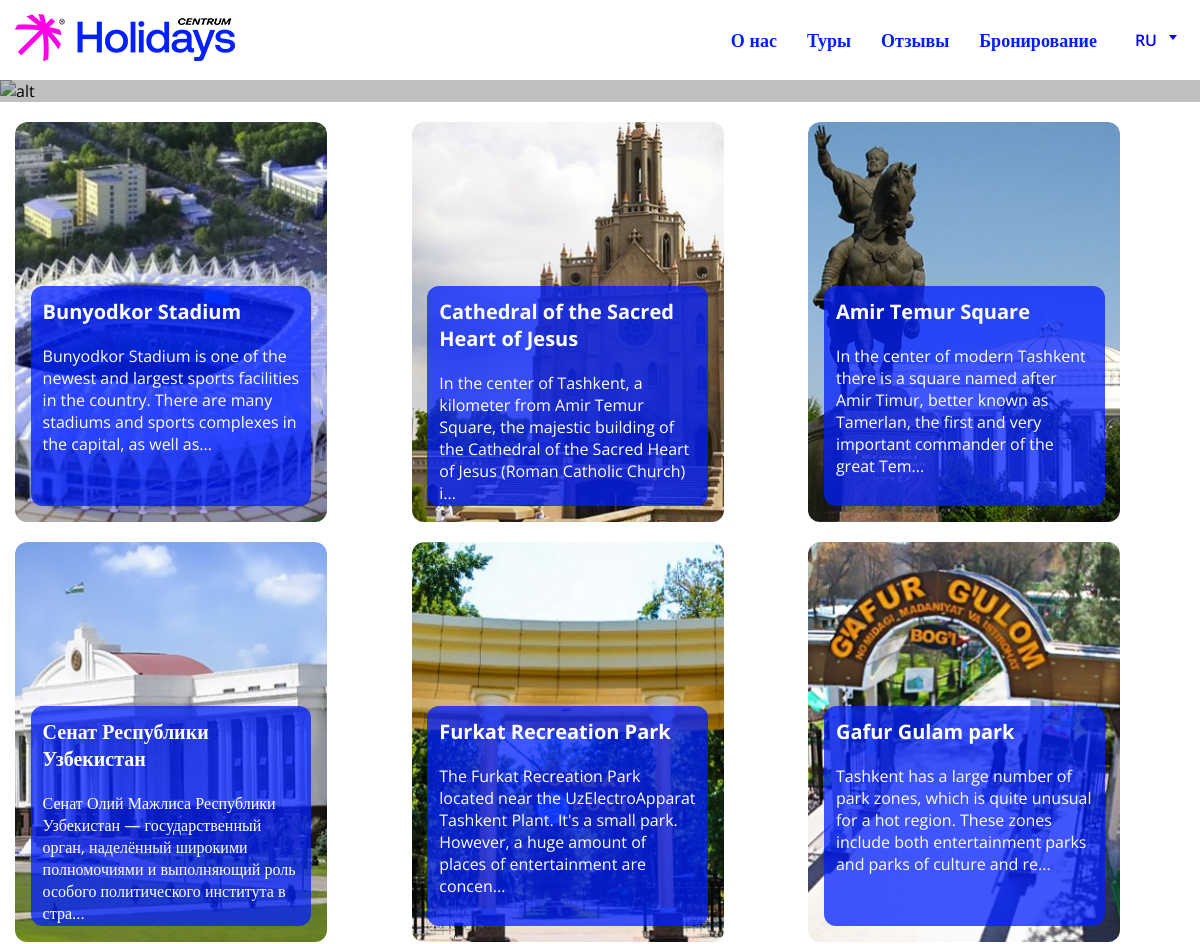
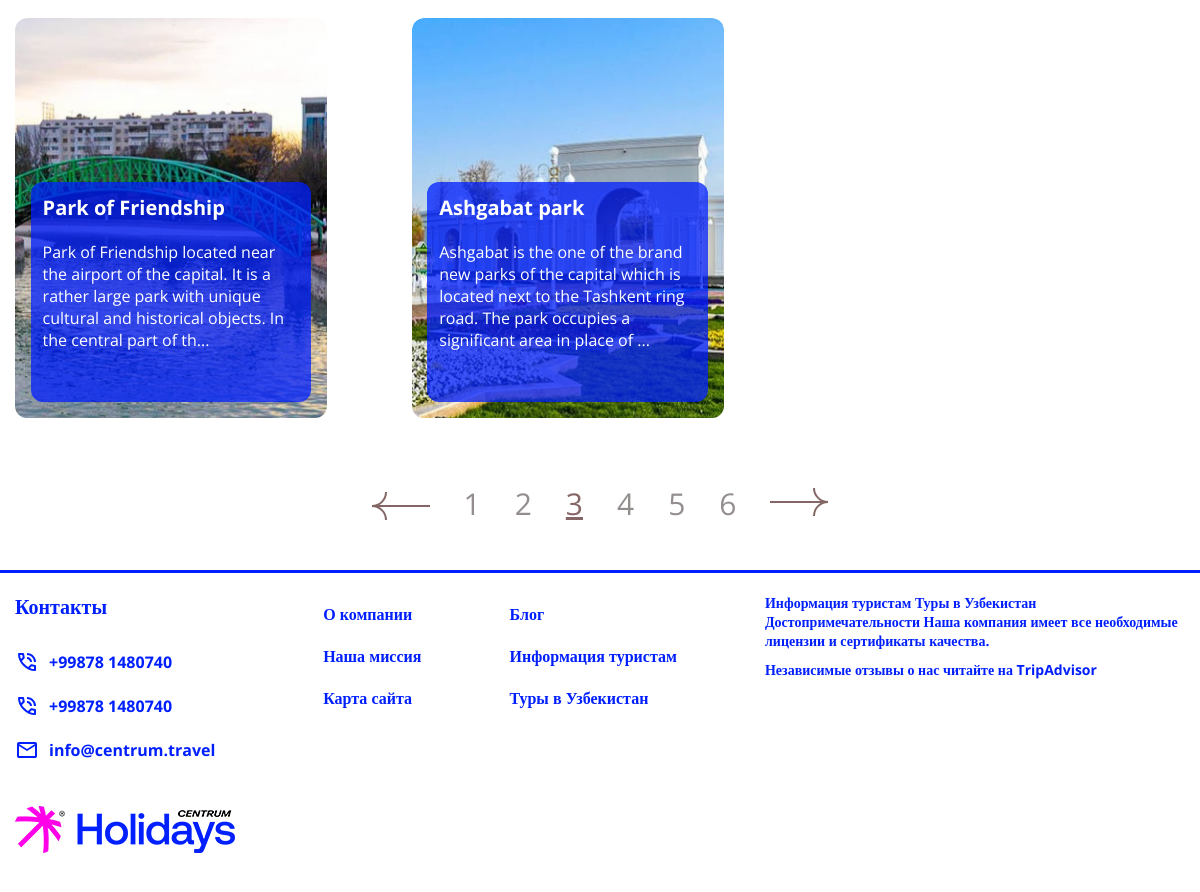
Page /ru/destinations/tashkent/?page=3 on the committed database (2 pictures, top to bottom).
### core/models.py (models this page shows, shortened)
class Tour(models.Model):
    title = models.CharField(verbose_name='Заголовок', max_length=100)
    preview = models.ImageField(verbose_name='Заставка', upload_to='tours/', null=True, blank=True)
    price = models.IntegerField(verbose_name='Стоимость', null=True, blank=True)
    days = models.PositiveSmallIntegerField(verbose_name='Дней', null=True, blank=True)
    nights = models.PositiveSmallIntegerField(verbose_name='Ночей', null=True, blank=True)
    short_description = models.TextField(max_length=500, verbose_name='Краткое описание', null=True, blank=True)
    full_description = RichTextField(verbose_name='Полное описание', blank=True, null=True)
    is_popular = models.BooleanField(verbose_name='Популярный тур?', default=False)
    is_recommended = models.BooleanField(verbose_name='Рекомендуемый тур?', default=False)
    destination = models.ForeignKey(Destination, on_delete=models.CASCADE, verbose_name='Направление', null=True)
    slug = models.SlugField(blank=True)
    class Meta:
        verbose_name = 'Тур'
        verbose_name_plural = 'Туры'

### core/views.py (the view)
# urls.py: path('destinations/<slug:slug>/', views.destinations_view, name='destinations'),
def destinations_view(request, slug):
    destination = models.Destination.objects.get(slug=slug)
    tours = models.Tour.objects.filter(destination=destination)
    paginator = Paginator(tours, 8)
    page = request.GET.get('page')
    qs = paginator.get_page(page)
    context = {
        'title': destination.title,
        'tours': qs
    }
    return render(request, 'core/destinations.html', context)

### core/templates/core/destinations.html (shortened to what this page needs)
{% extends 'base.html' %}
{% block content %}
    <main class="destination__main">
        <section class="destination__main-content">
            <img src="https://canaan.travel/wp-content/uploads/2022/09/Tashkent_tower-2-scaled.webp" alt="alt">
            <h1 class="destination__main-title">{{ title }}</h1></section>
        <section class="destination__main-items container">
            {% for tour in tours %}
                <a href="destinations.html" class="popular__destinations-cards-item">
                    <img src="{{ tour.preview.url }}" alt="card-item">
                    <div class="popular__destinations-cards-item-content">
                        <h4 class="popular__destinations-cards-item-title">{{ tour.title }}</h4>
                        <p class="popular__destinations-cards-item-descr">{{ tour.short_description }}</p>
                    </div>
                </a>
            {% endfor %}
        </section>
    {% include 'components/_pagination.html' %}
    </main>
{% endblock %}

### rows in the picture
Tour: preview (picture), title "Bunyodkor Stadium", short_description "Bunyodkor Stadium is one of the newest and largest sports facilities in the country. There are many stadiums and sports complexes in the capital, as well as..."
Tour: preview (picture), title "Cathedral of the Sacred Heart of Jesus", short_description "In the center of Tashkent, a kilometer from Amir Temur Square, the majestic building of the Cathedral of the Sacred Heart of Jesus (Roman Catholic Church) i..."
Tour: preview (picture), title "Amir Temur Square", short_description "In the center of modern Tashkent there is a square named after Amir Timur, better known as Tamerlan, the first and very important commander of the great Tem..."
Tour: preview (picture), title "Сенат Республики Узбекистан", short_description "Сенат Олий Мажлиса Республики Узбекистан — государственный орган, наделённый широкими полномочиями и выполняющий роль особого политического института в стра..."
Tour: preview (picture), title "Furkat Recreation Park", short_description "The Furkat Recreation Park located near the UzElectroApparat Tashkent Plant. It's a small park. However, a huge amount of places of entertainment are concen..."
Tour: preview (picture), title "Gafur Gulam park", short_description "Tashkent has a large number of park zones, which is quite unusual for a hot region. These zones include both entertainment parks and parks of culture and re..."
Tour: preview (picture), title "Park of Friendship", short_description "Park of Friendship located near the airport of the capital. It is a rather large park with unique cultural and historical objects. In the central part of th..."
Tour: preview (picture), title "Ashgabat park", short_description "Ashgabat is the one of the brand new parks of the capital which is located next to the Tashkent ring road. The park occupies a significant area in place of ..."

### other values in the picture
{{ i }} "1" "2" "4" "5"
{{ i }} "3"
{{ tours.paginator.num_pages }} "6"
